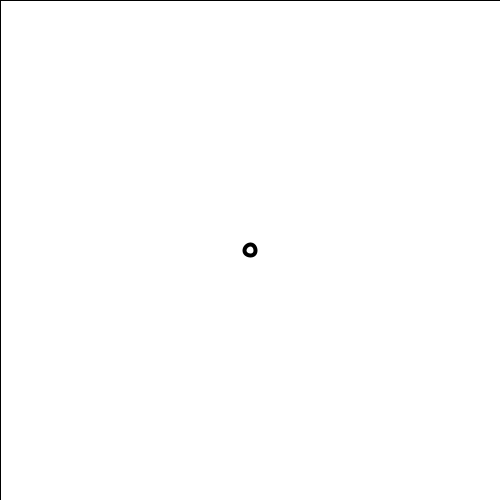
Frame 1 (no input)
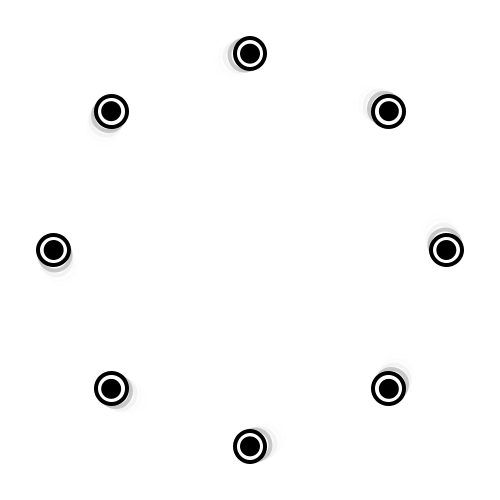
Frame 60 (the mouse pressed at the canvas centre just before this capture)
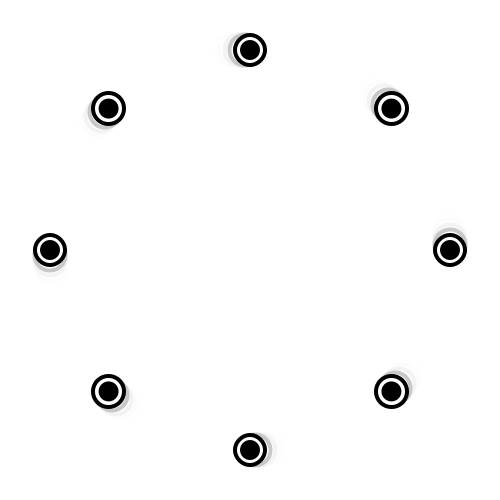
Frame 120 (the mouse held since frame 60 and released just before this capture)

The Processing sketch that drew these frames (run headless with seeded random() and noise(); from frame 60 on, the mouse is pressed at the canvas centre):

// Processing sketch: AddLife1
// ── AddLife1.pde
void setup() {
  size(500, 500);
  background(255);
}

int T = 0;

void draw() {
  fill(255, 200);
  rect(0, 0, width, height);
  //println((frameCount));

  //phrase1
  if (frameCount <= 30) {
    //println("Phrase1");
    T++;
    float percent = map(frameCount, 0, 30, 0, 1);
    float v = exp(-4*percent*percent);
    float w = 1 - v;
    float r = lerp(0, 20, sin(w*PI/2));
    stroke(0);
    strokeWeight(4);
    fill(255);
    ellipse(width/2, height/2, r+11, r+11);
    noStroke();
    fill(0);
    ellipse(width/2, height/2, r, r);

    if (frameCount == 30) {
      //println("Phrase1 - Left");
      leave();
    }
  } 
  else if ((frameCount > 30)) {
    //println("Phrase2");
    T++;
    translate(width/2, height/2);
    rotate(PI*T/120); 
    float percent = map(T, 0, 30, 0, 1);
    float v = exp(-4*percent*percent);
    float w = 1 - v;
    float centery = lerp(0, 200, w);
    float r = 20;

    for (int i = 0; i < 8; i++) {
      stroke(0);
      strokeWeight(4);
      fill(255);
      ellipse(centery*cos(PI*i/4), centery*sin(PI*i/4), r+11, r+11);
      noStroke();
      fill(0);
      ellipse(centery*cos(PI*i/4), centery*sin(PI*i/4), r, r);
    }
  }
}

void leave() {
  T = 0;
}
